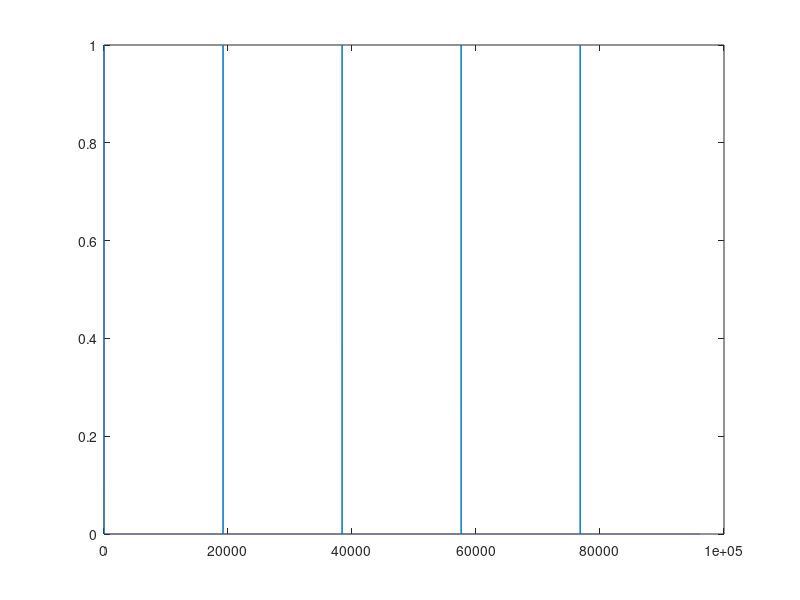

MATLAB code for this plot: (Note: this script raises an error after producing the figure.)
clear all; close all; clc;

fs = 48000;

out = zeros(1, fs * 2);

for i = 1: 0.4*fs: fs*2
   out(1, i) = 1; 
end
plot(out);
wavplay(out, fs);

return;